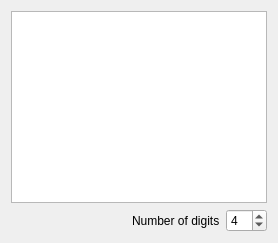
                <widget class="QWidget" name="tab_10">
                 <attribute name="title">
                  <string>Table</string>
                 </attribute>
                 <layout class="QVBoxLayout" name="verticalLayout_19">
                  <item>
                   <widget class="QTableWidget" name="bragg_edge_tableWidget">
                    <property name="contextMenuPolicy">
                     <enum>Qt::CustomContextMenu</enum>
                    </property>
                    <property name="alternatingRowColors">
                     <bool>false</bool>
                    </property>
                    <property name="selectionMode">
                     <enum>QAbstractItemView::SingleSelection</enum>
                    </property>
                    <property name="selectionBehavior">
                     <enum>QAbstractItemView::SelectRows</enum>
                    </property>
                   </widget>
                  </item>
                  <item>
                   <layout class="QHBoxLayout" name="horizontalLayout_21">
                    <item>
                     <spacer name="horizontalSpacer_4">
                      <property name="orientation">
                       <enum>Qt::Horizontal</enum>
                      </property>
                      <property name="sizeHint" stdset="0">
                       <size>
                        <width>40</width>
                        <height>20</height>
                       </size>
                      </property>
                     </spacer>
                    </item>
                    <item>
                     <widget class="QLabel" name="label_2">
                      <property name="text">
                       <string>Number of digits</string>
                      </property>
                     </widget>
                    </item>
                    <item>
                     <widget class="QSpinBox" name="kropff_bragg_peak_number_of_digits_spinBox">
                      <property name="maximum">
                       <number>10</number>
                      </property>
                      <property name="value">
                       <number>4</number>
                      </property>
                     </widget>
                    </item>
                   </layout>
                  </item>
                 </layout>
                </widget>
